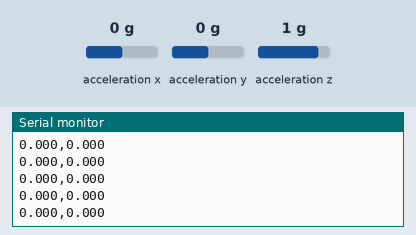
Simulated run of this sketch. Board: Arduino Uno, built with avr-gcc and run on an emulated ATmega328P. Parts: the last lines printed to the serial monitor. Wiring (inferred from the names in the program): MPU-6050 motion sensor at I2C address 0x68. The test bench sets the inputs (shaded band); at power-on: acceleration x 0 g, acceleration y 0 g, acceleration z 1 g.

Above: at 1.2 s.
1.3 s: acceleration x set to -1.4 g
At 1.9 s:
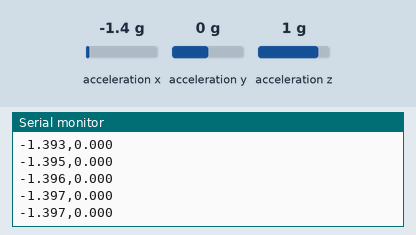
2.8 s: acceleration y set to -1.4 g
At 3.7 s:
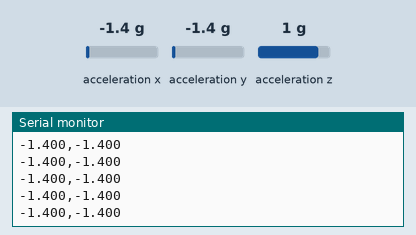
4.3 s: acceleration x set to -0.8 g
At 5.1 s:
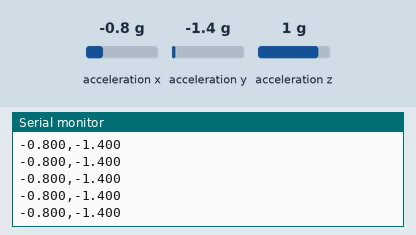
Timing chart, 0 to 7.3 s (numbered marks = the images above; inputs shaded):
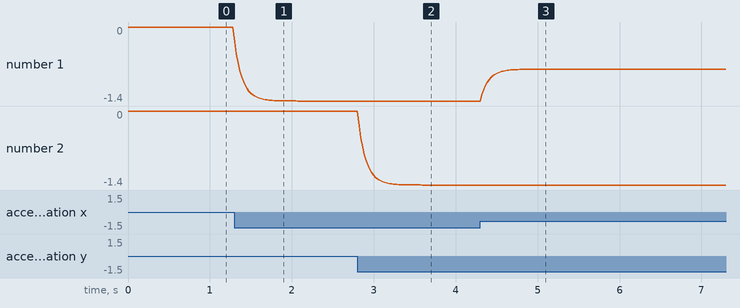

Measured:
- after the input at 1.3 s, the serial monitor: prints a new line at once (image 1)
- after the input at 2.8 s, the serial monitor: prints a new line at once (image 2)
- after the input at 4.3 s, the serial monitor: prints a new line at once (image 3)
- plotted number 1: 0 → -1.4 after the input at 1.3 s, -1.4 → -0.8 after the input at 4.3 s

The sketch:

tilt-maze-mpu6050.ino
```cpp
/*
  기울기 미로 게임 — MPU-6050(GY-521) 기울기 센서 읽기

  배선 (아두이노 우노 기준):
    GY-521 VCC -> 5V
    GY-521 GND -> GND
    GY-521 SCL -> A5
    GY-521 SDA -> A4
    (AD0 핀은 비워두면 I2C 주소 0x68 사용. AD0을 5V에 연결하면 0x69로 바뀜)

  동작:
    0.02초(50Hz)마다 X축, Y축 기울기 값(중력가속도 단위, 대략 -1.0~1.0)을
    "ax,ay" 형태의 텍스트 한 줄로 시리얼(115200bps)에 출력한다.
    별도 라이브러리 설치 없이 Wire.h만으로 MPU-6050 레지스터를 직접 읽는다.

  업로드 후에는 아두이노 IDE의 시리얼 모니터를 닫아야
  (포트가 하나만 열릴 수 있으므로) 웹페이지에서 연결할 수 있다.
*/

#include <Wire.h>

const int MPU_ADDR = 0x68;   // AD0을 5V에 연결했다면 0x69로 변경

float axFiltered = 0;
float ayFiltered = 0;

void setup() {
  Serial.begin(115200);
  Wire.begin();

  // MPU-6050은 전원이 들어오면 절전(sleep) 모드로 시작하므로 깨워줘야 한다.
  Wire.beginTransmission(MPU_ADDR);
  Wire.write(0x6B); // PWR_MGMT_1 레지스터
  Wire.write(0x00); // sleep 비트 해제
  Wire.endTransmission(true);
}

void loop() {
  // 가속도 레지스터(0x3B~0x40, X/Y/Z 각 2바이트)를 한 번에 읽는다.
  Wire.beginTransmission(MPU_ADDR);
  Wire.write(0x3B); // ACCEL_XOUT_H
  Wire.endTransmission(false);
  Wire.requestFrom(MPU_ADDR, 6, true);

  int16_t rawAx = (Wire.read() << 8) | Wire.read();
  int16_t rawAy = (Wire.read() << 8) | Wire.read();
  Wire.read(); Wire.read(); // Z축은 이 게임에서 사용하지 않지만 버퍼는 비워줘야 함

  // 기본 감도(±2g)에서는 16384 LSB = 1g
  float ax = rawAx / 16384.0;
  float ay = rawAy / 16384.0;

  // 간단한 저역통과 필터로 떨림(노이즈)을 줄인다.
  axFiltered = axFiltered * 0.8 + ax * 0.2;
  ayFiltered = ayFiltered * 0.8 + ay * 0.2;

  Serial.print(axFiltered, 3);
  Serial.print(",");
  Serial.println(ayFiltered, 3);

  delay(20); // 약 50Hz
}
```
